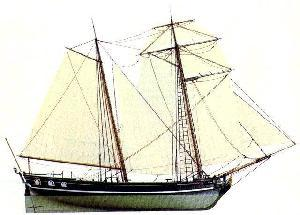
#> input picture set1/im01.jpg, 300 x 215 px, found by its file name; its folder holds 4 pictures in this run; the run also reads 1 picture not shown here
$ python AveragingImages.py
#> lines starting #> are read from the running program, lines starting #| are printed output that depends on the picture
import numpy as np
import os
import matplotlib.pyplot as plt


def average_image(dirname):
    """
    Computes the average of all color images in a specified directory and returns the result.

    The function ignores any images that are not color images and ignores any images that are not
    the same size as the first color image you load in

    Parameters
    ----------
    dirname : str
        Directory to search for images

    Returns
    -------
    numpy.array (dtype=float)
        HxWx3 array containing the average of the images found

    """
#> called with dirname = 'set1'

    Iaverage = 0
    numPics = 0
    height = 0
    width = 0
    initialHeight = None
    initialWidth = None

    for file in os.listdir(dirname):
        filename = os.path.join(dirname, file)
        if os.path.isfile(filename):
            # Read the file in
            I = plt.imread(filename)
#> I is the input picture: shape (215, 300, 3); mean R, G, B 223, 222, 209.5
            # Checking if image is color
            if len(I.shape) == 3:
                # Convert to float
                if I.dtype == np.uint8:
                    I = I.astype(float) / 256

                if initialHeight == None and initialWidth == None:
                    initialHeight = I.shape[0]
#> initialHeight = 215
                    initialWidth = I.shape[1]
#> initialWidth = 300
                    height = I.shape[0]
#> height = 215
                    width = I.shape[1]
#> width = 300
                    numPics = 1
                    sum = I
                elif I.shape[0] == height and I.shape[1] and initialHeight != None and initialWidth != None:
                    # Read the image from the filename
                    numPics = numPics + 1
                    sum = np.add(sum, I)
                    Iaverage = sum / numPics
#> pass 2 of the loop in average_image, `for file in os.listdir(dirname):`:
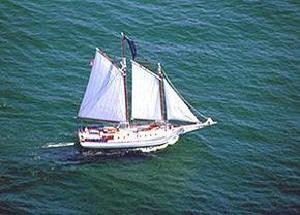
#> input picture set1/im02.jpg, 300 x 215 px, found by its file name
#> in average_image, I is the input picture: shape (215, 300, 3); mean R, G, B 71.9, 108.1, 116.5
#> in average_image, `sum = np.add(sum, I)`:
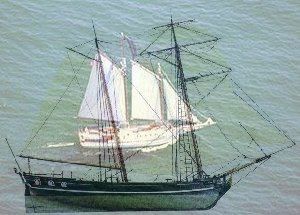
#> sum: shape (215, 300, 3) float64; mean R, G, B 1.15, 1.29, 1.27; drawn with min black and max white
#> pass 3 of the loop in average_image, `for file in os.listdir(dirname):`:
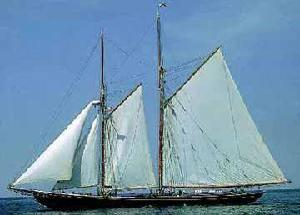
#> input picture set1/im03.jpg, 300 x 215 px, found by its file name
#> in average_image, I is the input picture: shape (215, 300, 3); mean R, G, B 113.6, 147.3, 172.7
#> in average_image, `sum = np.add(sum, I)`:
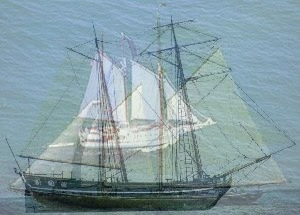
#> sum: shape (215, 300, 3) float64; mean R, G, B 1.6, 1.86, 1.95; drawn with min black and max white
#> the loop made 4 passes; the first 3 are shown

    return Iaverage


# Testing the function
averageImgSet1 = average_image("set1")
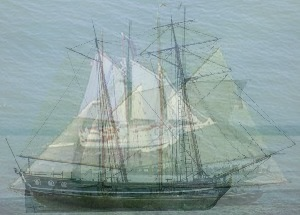
#> averageImgSet1: shape (215, 300, 3) float64; mean R, G, B 0.563, 0.637, 0.635
plt.imshow(averageImgSet1)
plt.show()

exampleImg1 = plt.imread('set1img01.jpg')
plt.imshow(exampleImg1)
plt.show()

averageImgSet2 = average_image("set2")
#> (the run stopped early here; a loop or call above may not have finished)
